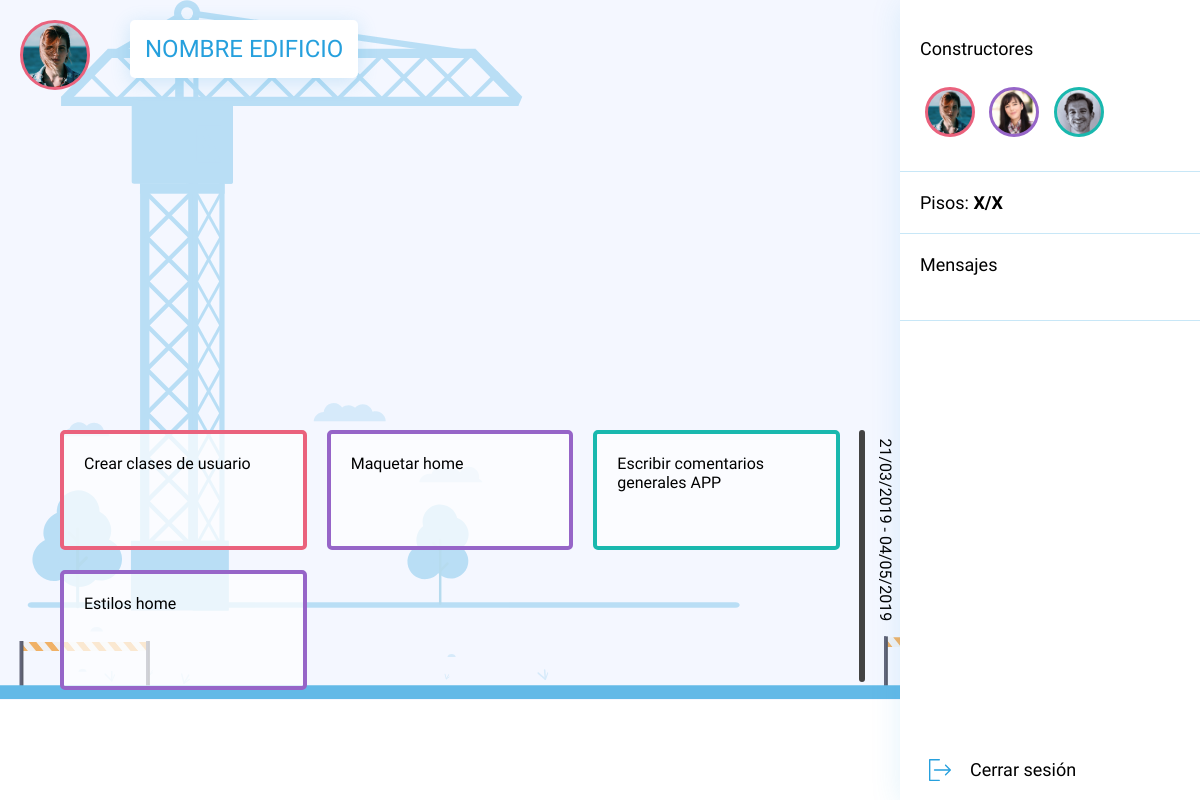
/pages/home.php (signed in), run on the app's committed database.
### tables this page shows
CREATE TABLE IF NOT EXISTS `users` (
  `uid` int(11) NOT NULL AUTO_INCREMENT,
  `username` varchar(25) NOT NULL,
  `password` varchar(200) NOT NULL,
  `email` varchar(100) NOT NULL,
  `name` varchar(100) NOT NULL,
  `profile_pic` varchar(100) NOT NULL,
  `color_user` varchar(50) NOT NULL,
  `role` varchar(50) NOT NULL,
  PRIMARY KEY (`uid`),
  UNIQUE KEY `username` (`username`)
);

CREATE TABLE IF NOT EXISTS `task` (
  `task_id` int(50) NOT NULL AUTO_INCREMENT,
  `task_sprint` int(3) NOT NULL,
  `user_id` int(50) DEFAULT NULL,
  `task_name` varchar(100) NOT NULL,
  `task_start_date` date NOT NULL,
  `task_final_date` date NOT NULL,
  `task_description` varchar(200) NOT NULL,
  `task_status` int(3) DEFAULT NULL,
  `task_built` int(3) DEFAULT NULL,
  PRIMARY KEY (`task_id`),
  KEY `FK__task_user` (`user_id`),
  CONSTRAINT `FK__task_user` FOREIGN KEY (`user_id`) REFERENCES `users` (`uid`)
);

### class/userClass.php (called while the page is built, shortened)
<?php
class userClass
{
    public function userDetails($uid)
    {
        try {
            $db = getDB();
            $stmt = $db->prepare("SELECT email,username,name,profile_pic, color_user FROM users WHERE uid=:uid");
            $stmt->bindParam("uid", $uid, PDO::PARAM_INT);
            $stmt->execute();
            $data = $stmt->fetch(PDO::FETCH_OBJ);
            return $data;
        } catch (PDOException $e) {
            echo '{"error":{"text":' . $e->getMessage() . '}}';
        }
    }
    public function allUsersProfilePic()
    {
        try {
            $db = getDB();
            $stmt = $db->prepare("SELECT profile_pic,color_user FROM users ");
            $stmt->execute();
            while ($row = $stmt->fetch(PDO::FETCH_ASSOC)) {
                $data []= $row;
            }
            return $data;
        } catch (PDOException $e) {
            echo '{"error":{"text":' . $e->getMessage() . '}}';
        }
    }
}

### class/taskClass.php (called while the page is built, shortened)
<?php
class taskClass
{
    public function allTasks()
    {
        try {
            $db = getDB();
            $stmt = $db->prepare("SELECT task_name, color_user, task_start_date, task_final_date, task_description  FROM task INNER JOIN users
            ON user_id = uid WHERE task_built=1;");
            $stmt->execute();
            while ($row = $stmt->fetch(PDO::FETCH_ASSOC)) {
                $data []= $row;
            }
            return $data;
        } catch (PDOException $e) {
            echo '{"error":{"text":' . $e->getMessage() . '}}';
        }
    }
    public function finishSprint()
    {
        try {
            $data=[];
            $db = getDB();
            $stmt = $db->prepare("SELECT task_built FROM task WHERE task_sprint=1 AND task_built=0");
            $stmt->execute();
            while ($row = $stmt->fetch(PDO::FETCH_ASSOC)) {
                $data []= $row;
            }
            return $data;
        } catch (PDOException $e) {
            echo '{"error":{"text":' . $e->getMessage() . '}}';
        }
    }
}

### pages/home.php (the view, shortened to what this page needs)
<?php
include '../layout/header.php';
include '../class/taskClass.php';
$taskClass = new taskClass();
$allTasks = $taskClass->allTasks();
$finishSprint = $taskClass->finishSprint();
include '../layout/sidebar.php';
?>
    <div class="container fullwidth">
        <div class="col--lg--9 building">
            <div class="row">
                <nav>
                    <a href="profile.php"><div class="profile" style="background-image:url('../img/<?php echo $userDetails->profile_pic; ?>')"></div></a>
                    <div class="name">NOMBRE EDIFICIO</div>
                </nav>
            </div>
            <div class="row">
                <div class="tasks">
                    <div class="col--lg--12 task-block ">
                    <?php
                    if (is_array($allTasks)) {
                        foreach ($allTasks as $row) {
                            ?>
                            <a href="#ex3" rel="modal:open">
                                <div class="col--lg--4 task">
                                    <div style="border-color:#<?php echo $row['color_user'];?>">
                                        <p><?php echo $row['task_name'] ?></p>
                                    </div>
                                </div>
                            </a>
                    <?php
                    }
                    }
                    ?>
                        <div class="date">
                            <p>21/03/2019 - 04/05/2019</p>
                        </div>
                    </div>
                </div>
            </div>
        </div>
    </div>
<?php
include '../layout/footer.php';

### layout/sidebar.php (shortened to what this page needs)
<?php
$allUsersProfilePic = $userClass->allUsersProfilePic();
?>
<div class="col--lg--3 sidebar">
    <div class="tab">
        <p>   Constructores</p>
        <?php
        if(is_array($allUsersProfilePic)){
                        foreach ($allUsersProfilePic as $row) {?>
        <div class="profile" style="background-image:url('../img/<?php echo $row['profile_pic']?>'); border-color:#<?php echo $row['color_user'];?>"></div>
        <?php
            }
        }
            ?>
    </div>
    <div class="tab">
        Pisos: <span class=floor>X/X</span>
    </div>
    <div class="tab">
        Mensajes
    </div>
    <a href="<?php echo BASE_URL; ?>/../log/logout.php">
        <div class="tab logout">
            <span></span>
            Cerrar sesión
        </div>
    </a>
</div>

### data on the page
users: profile_pic (picture)
users: profile_pic (picture)
users: profile_pic (picture)
task: task_name "Crear clases de usuario"
task: task_name "Maquetar home"
task: task_name "Escribir comentarios generales APP"
task: task_name "Estilos home"
